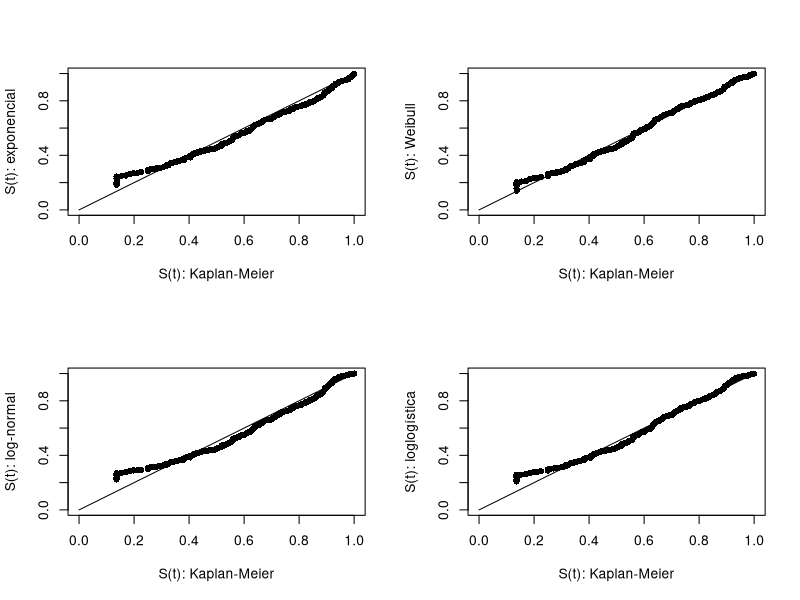
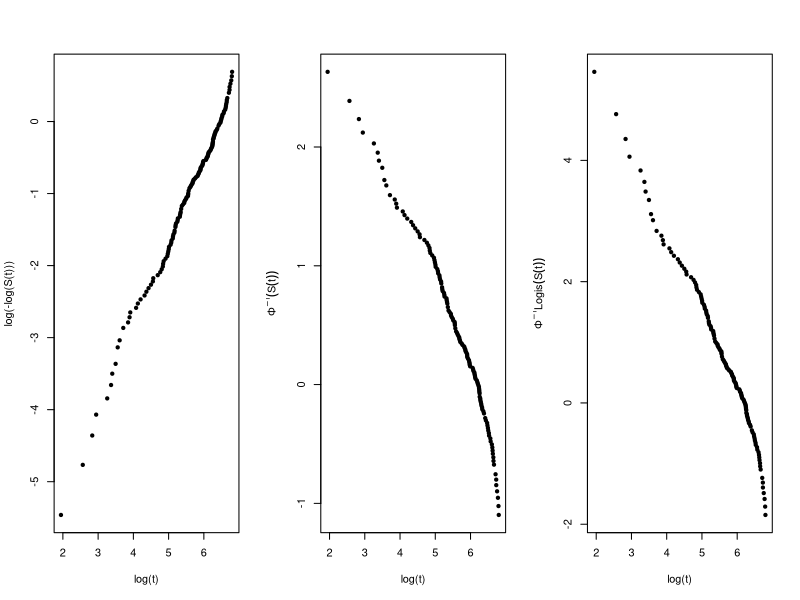
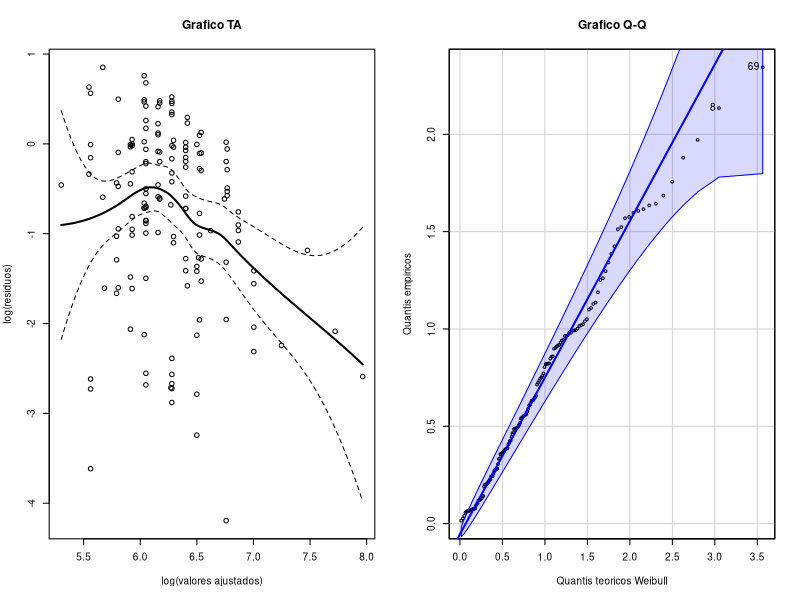
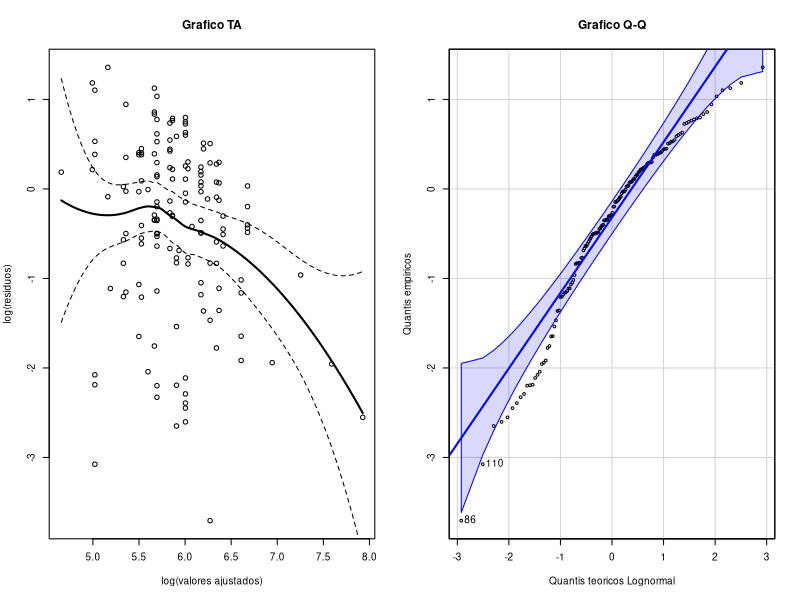
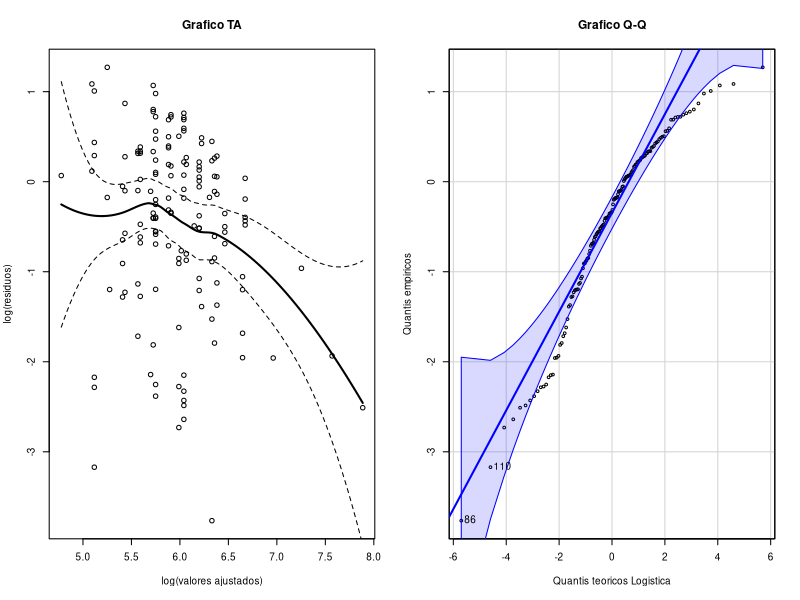

Recreate these plots in R, in order.
## ---- chunk 1
#| echo: fenced
library(survival)
library(readxl)
dados <- read_xlsx("heroina.xlsx", col_names = TRUE )
summary(dados)
## ---- chunk 2
#| echo: fenced
nrow(dados)
sum(complete.cases(dados))
## ---- chunk 3
#| echo: fenced
ajustExp <- survreg(Surv(survt,status)~1,dist='exponential', data=dados)
ajustExp
alfa <- exp(ajustExp$coefficients[1])
## ---- chunk 4
#| echo: fenced
ajustWei <- survreg(Surv(survt, status)~1,dist='weibull', data=dados)
ajustWei
alfaw <- exp(ajustWei$coefficients[1])
betaw <- 1/ajustWei$scale
## ---- chunk 5
#| echo: fenced
ajustLog <- survreg(Surv(survt,status)~1,dist='lognorm', data=dados)
ajustLog
mu <- ajustLog$icoef[1]
sigma <- exp(ajustLog$icoef[2])
## ---- chunk 6
#| echo: fenced
ajustLogl <- survreg(Surv(survt,status)~1, data=dados, dist='loglogistic')
ajustLogl
mu1 <- ajustLogl$icoef[1]
sigma1 <- exp(ajustLogl$icoef[2])
## ---- chunk 7
#| echo: fenced
ekm <- survfit(Surv(survt,status)~1, data=dados)
tempo <- ekm$time
st <- ekm$surv
ste <- exp(-tempo/alfa)
stw <- exp(-(tempo/alfaw)^betaw)
stln <- pnorm((-log(tempo) + mu)/sigma)
stll <- plogis((-log(tempo) + mu1)/sigma1)
knitr::kable(head(cbind(tempo,st,ste,stw,stln,stll),15))
## ---- chunk 8
#| echo: fenced
par(mfrow=c(2,2))
plot(st,ste,pch=16,ylim=range(c(0.0,1)), xlim=range(c(0,1)), xlab = "S(t): Kaplan-Meier", ylab="S(t): exponencial")
lines(c(0,1), c(0,1), type="l", lty=1)
plot(st,stw,pch=16,ylim=range(c(0.0,1)), xlim=range(c(0,1)), xlab = "S(t): Kaplan-Meier",
     ylab="S(t): Weibull")
lines(c(0,1), c(0,1), type="l", lty=1)
plot(st,stln,pch=16,ylim=range(c(0.0,1)), xlim=range(c(0,1)), xlab = "S(t): Kaplan-Meier",
     ylab="S(t): log-normal")
lines(c(0,1), c(0,1), type="l", lty=1)
plot(st,stll,pch=16,ylim=range(c(0.0,1)), xlim=range(c(0,1)), 
     xlab = "S(t): Kaplan-Meier", ylab="S(t): loglogística")
lines(c(0,1), c(0,1), type="l", lty=1)
## ---- chunk 9
#| echo: fenced
par(mfrow=c(1,3))
tab.np <- summary(ekm)
invst1 <- qnorm(tab.np$surv)
invst2 <- qlogis(tab.np$surv) 
plot(log(tab.np$time), log(-log(tab.np$surv)),
     xlab="log(t)", ylab="log(-log(S(t)))", pch=20)
plot(log(tab.np$time), invst1,
     xlab="log(t)", ylab=expression(Phi^-1*(S(t))), pch=20)
plot(log(tab.np$time), invst2,
     xlab="log(t)", ylab=expression(Phi^-1*Logis*(S(t))), pch=20)
## ---- chunk 10
#| echo: fenced
TFAWei <- survreg(Surv(survt, status) ~ clinic + factor(prison) + dose,
                   dist = "weibull", 
                   data=dados)
summary(TFAWei)
## ---- chunk 11
#| echo: fenced
novosdados <- data.frame(clinic = c("1", "2"),
                         prison = factor(c(0, 0)), dose = c(60, 60))
previs <- predict(TFAWei, type = "quantile", 
                  newdata = novosdados, p = 0.5)
previs
previs[2]/previs[1]
previs <- predict(TFAWei, type = "quantile", 
                  newdata = novosdados, p = 0.7)
previs
previs[2]/previs[1]
## ---- chunk 12
smoothSEcurve <- function(yy, xx) {
# usar depois de chamar um grafico
# Ajusta um curva lowess curve com IC de 95%
## Facilita a avaliação dos resíduos
xx.list <- min(xx) + ((0:100)/100)*(max(xx) - min(xx))
yy.xx <- predict(loess(yy ~ xx), se=T,
newdata=data.frame(xx=xx.list))
lines(yy.xx$fit ~ xx.list, lwd=2)
lines(yy.xx$fit -
qt(0.975, yy.xx$df)*yy.xx$se.fit ~ xx.list, lty=2)
lines(yy.xx$fit +
qt(0.975, yy.xx$df)*yy.xx$se.fit ~ xx.list, lty=2)
}
## ---- chunk 13
#| echo: fenced
#| output-location: slide
#| fig-width: 15
#| fig-height: 8
library(car)
par(mfrow = c(1, 2), cex = 0.6)
pred.lin <- predict(TFAWei, type = "lp")[dados$status == 1]
log.resid <- log(dados$survt[dados$status == 1]) - pred.lin
plot(pred.lin, log.resid, main = "Grafico TA",
xlab = "log(valores ajustados)", ylab = "log(residuos)")
smoothSEcurve(log.resid, pred.lin)
qqPlot(exp(log.resid), dist = "weibull",
shape = 1/TFAWei$scale,
main = "Grafico Q-Q", xlab = "Quantis teoricos Weibull", ylab = "Quantis empiricos")
## ---- chunk 14
#| echo: fenced
TFALn <- survreg(Surv(survt, status) ~ clinic + factor(prison) + dose,
                   dist = "lognormal", 
                   data=dados)
summary(TFALn)
## ---- chunk 15
#| echo: fenced
novosdados <- data.frame(clinic = c("1", "2"),
                         prison = factor(c(0, 0)), dose = c(60, 60))
previs <- predict(TFALn, type = "quantile", 
                  newdata = novosdados, p = 0.5)
previs
previs[2]/previs[1]
previs <- predict(TFALn, type = "quantile", 
                  newdata = novosdados, p = 0.7)
previs
previs[2]/previs[1]
## ---- chunk 16
#| echo: fenced
#| output-location: slide
#| fig-width: 15
#| fig-height: 8
par(mfrow = c(1, 2), cex = 0.6)
pred.lin <- predict(TFALn, type = "lp")[dados$status == 1]
log.resid <- log(dados$survt[dados$status == 1]) - pred.lin
plot(pred.lin, log.resid, main = "Grafico TA",
xlab = "log(valores ajustados)", ylab = "log(residuos)")
smoothSEcurve(log.resid, pred.lin)
qqPlot(log.resid, dist = "norm", sd=TFALn$scale, 
main = "Grafico Q-Q", xlab = "Quantis teoricos Lognormal", ylab = "Quantis empiricos")
## ---- chunk 17
#| echo: fenced
TFALl <- survreg(Surv(survt, status) ~ clinic + factor(prison) + dose,
                   dist = "loglogistic", 
                   data=dados)
summary(TFALl)
## ---- chunk 18
#| echo: fenced
novosdados <- data.frame(clinic = c("1", "2"),
                         prison = factor(c(0, 0)), dose = c(60, 60))
previs <- predict(TFALl, type = "quantile", 
                  newdata = novosdados, p = 0.5)
previs
previs[2]/previs[1]
previs <- predict(TFALl, type = "quantile", 
                  newdata = novosdados, p = 0.7)
previs
previs[2]/previs[1]
## ---- chunk 19
#| echo: fenced
#| output-location: slide
#| fig-width: 15
#| fig-height: 8
par(mfrow = c(1, 2), cex = 0.6)
pred.lin <- predict(TFALl, type = "lp")[dados$status == 1]
log.resid <- log(dados$survt[dados$status == 1]) - pred.lin
plot(pred.lin, log.resid, main = "Grafico TA",
xlab = "log(valores ajustados)", ylab = "log(residuos)")
smoothSEcurve(log.resid, pred.lin)
qqPlot(log.resid, dist = "logis", 
main = "Grafico Q-Q", xlab = "Quantis teoricos Logistica", ylab = "Quantis empiricos")
## ---- chunk 20
#| echo: fenced
library(MASS)
TFAWei <- survreg(Surv(survt, status) ~ clinic + factor(prison) + dose,
                   dist = "weibull", 
                   data=dados)
TFAWei_AIC <- stepAIC(TFAWei, trace=FALSE)
summary(TFAWei_AIC)
